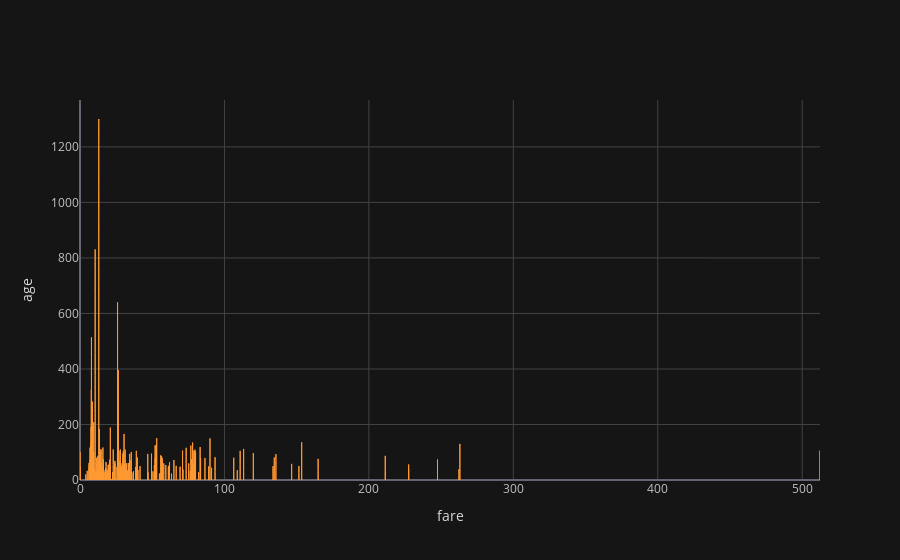

Here is the notebook cell this chart was saved with:
### Code cell
df2.iplot(kind = 'bar' , x = "fare" , y = "age" , xTitle = "fare" , yTitle = "age")

### Figure 1 — Plotly figure (JSON) as saved in the notebook; plotly's stock layout.template omitted (floating-point values rounded to 4 significant figures; data arrays with more than 128 entries replaced by an {"elided": "..."} marker saying what was removed)
{"data": [{"marker": {"color": "rgba(255, 153, 51, 0.6)", "line": {"color": "rgba(255, 153, 51, 1.0)", "width": 1}}, "name": "age", "orientation": "v", "text": "", "type": "bar", "x": {"elided": "891 float values"}, "y": {"elided": "891 mixed values"}}], "layout": {"legend": {"bgcolor": "#151516", "font": {"color": "#D9D9D9"}}, "paper_bgcolor": "#151516", "plot_bgcolor": "#151516", "title": {"font": {"color": "#D9D9D9"}}, "xaxis": {"gridcolor": "#434343", "showgrid": true, "tickfont": {"color": "#C2C2C2"}, "title": {"font": {"color": "#D9D9D9"}, "text": "fare"}, "zerolinecolor": "#666570"}, "yaxis": {"gridcolor": "#434343", "showgrid": true, "tickfont": {"color": "#C2C2C2"}, "title": {"font": {"color": "#D9D9D9"}, "text": "age"}, "zerolinecolor": "#666570"}}}
